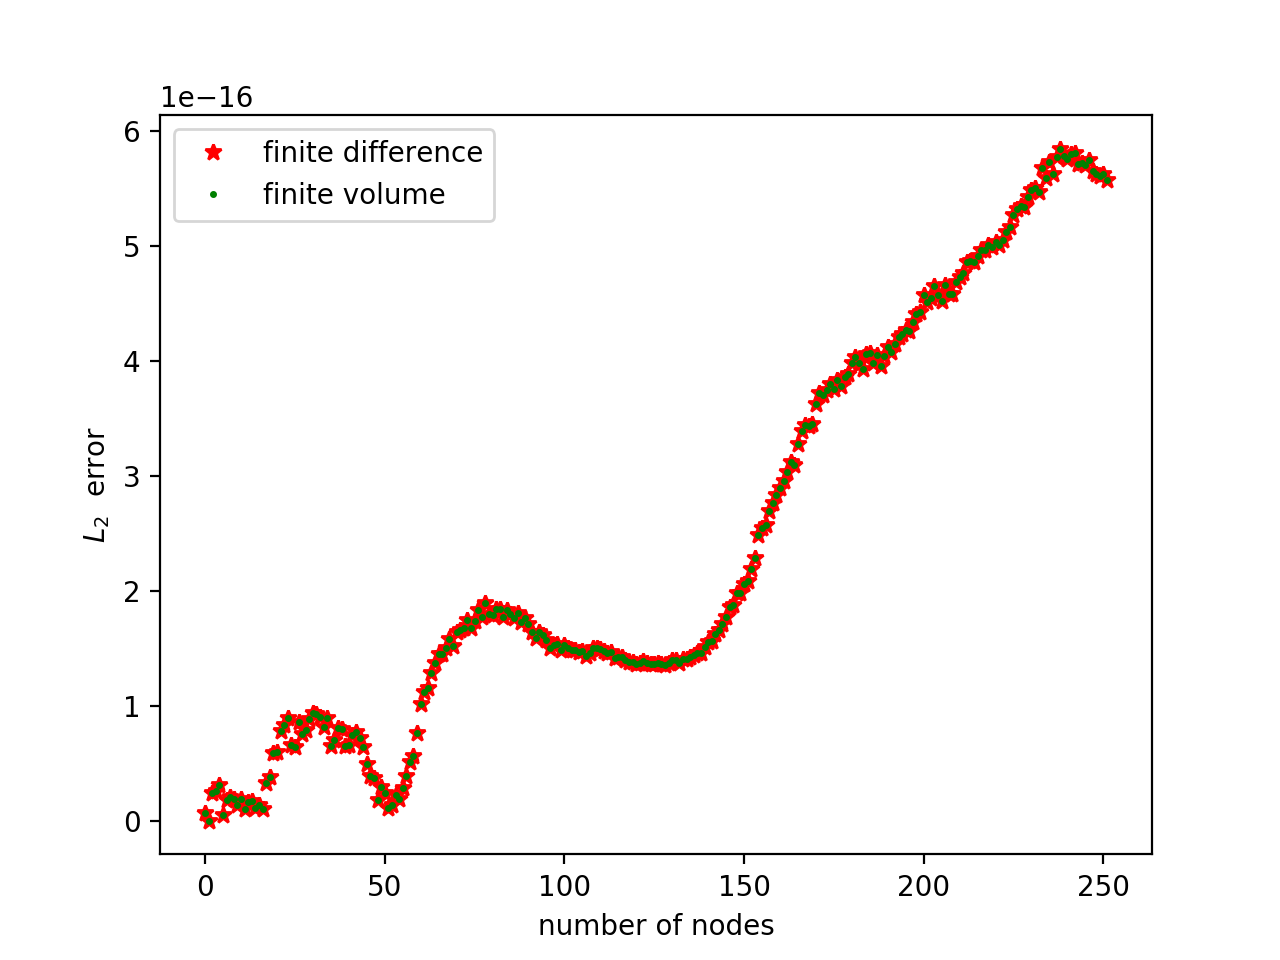

Write Python code to recreate this figure.
import numpy as np
import matplotlib.pyplot as plt
from tdma import tdma

# Determine error in FDM and FVM approaches for COUETTE FLOW (Laplace equation)

# Create a tridiagonal matrix
def tridiag(a, b, c, k1, k2, k3): # ki is the ith diagonal relative to principal diagonal
    return np.diag(a, k1) + np.diag(b, k2) + np.diag(c, k3)
L = 1 # length of the domain
Tl = -0.5; # Left Dir BC
Tr = +0.5; # Right Dir BC
error_fdm = np.zeros(256-4);
error_fvm = np.zeros(256-4);

for N in range(4,256):
# FINITE DIFFERENCE FORMULATION
    h = L/(N-1);   # spacing
    x = np.linspace(0,L,N) # grid

    # Coefficent matrix
    a = np.ones(N-3);    # upper and lower diagonal
    b = -2*np.ones(N-2); # principal diagonal
    A = tridiag(a, b, a, -1, 0, 1)

    # Constant matrix
    X = np.zeros((N-2,1));X[0] = -Tl; X[-1] = -Tr;

    # Solution
    T_actual = x-0.5;
    T_num = tdma(A,X); # TDMA
    T_fdm = np.append(np.append(Tl,T_num),Tr) # Append BCs

    # Error
    err_fdm = np.sqrt(np.sum(np.power(T_fdm-T_actual,2)))/N;
    error_fdm[N-4] = err_fdm;

    # FINITE VOLUME FORMULATION
    dy = L/(N-1);   # spacing (dyn = dys = dy)
    dys = dy;
    dyn = dy;

    # Coefficent matrix
    a = np.ones(N-3)/dyn;    # upper diagonal
    b = -np.ones(N-2)*(1/dys+1/dyn); # principal diagonal
    a = np.ones(N-3)/dys;    # lower diagonal
    A = tridiag(a, b, a, -1, 0, 1)

    # Constant matrix
    X = np.zeros((N-2,1));X[0] = -Tl; X[-1] = -Tr; X = X/dy;

    # Solution
    T_actual = x-0.5;
    T_num = tdma(A,X); # TDMA
    T_fvm = np.append(np.append(Tl,T_num),Tr) # Append BCs

    # Error
    err_fvm = np.sqrt(np.sum(np.power(T_fdm-T_actual,2)))/N;
    error_fvm[N-4] = err_fvm;

# Plot error
plt.plot((error_fdm),'r*')
plt.plot((error_fvm),'g.',markersize = 3)
plt.legend(('finite difference','finite volume'));
plt.xlabel('number of nodes');plt.ylabel('$L_2$  error');
plt.show()
